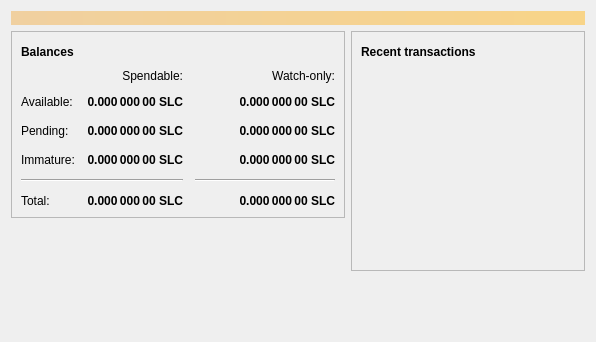
<?xml version="1.0" encoding="UTF-8"?>
<ui version="4.0">
 <class>OverviewPage</class>
 <widget class="QWidget" name="OverviewPage">
  <property name="geometry">
   <rect>
    <x>0</x>
    <y>0</y>
    <width>596</width>
    <height>342</height>
   </rect>
  </property>
  <property name="windowTitle">
   <string>Form</string>
  </property>
  <layout class="QVBoxLayout" name="topLayout">
   <item>
    <widget class="QLabel" name="labelAlerts">
     <property name="visible">
      <bool>false</bool>
     </property>
     <property name="styleSheet">
      <string notr="true">QLabel { background-color: qlineargradient(x1: 0, y1: 0, x2: 1, y2: 0, stop:0 #F0D0A0, stop:1 #F8D488); color:#000000; }</string>
     </property>
     <property name="wordWrap">
      <bool>true</bool>
     </property>
     <property name="margin">
      <number>3</number>
     </property>
     <property name="textInteractionFlags">
      <set>Qt::TextSelectableByMouse</set>
     </property>
    </widget>
   </item>
   <item>
    <layout class="QHBoxLayout" name="horizontalLayout" stretch="1,1">
     <item>
      <layout class="QVBoxLayout" name="verticalLayout_2">
       <item>
        <widget class="QFrame" name="frame">
         <property name="frameShape">
          <enum>QFrame::StyledPanel</enum>
         </property>
         <property name="frameShadow">
          <enum>QFrame::Raised</enum>
         </property>
         <layout class="QVBoxLayout" name="verticalLayout_4">
          <item>
           <layout class="QHBoxLayout" name="horizontalLayout_4">
            <item>
             <widget class="QLabel" name="label_5">
              <property name="font">
               <font>
                <weight>75</weight>
                <bold>true</bold>
               </font>
              </property>
              <property name="text">
               <string>Balances</string>
              </property>
             </widget>
            </item>
            <item>
             <widget class="QPushButton" name="labelWalletStatus">
              <property name="enabled">
               <bool>true</bool>
              </property>
              <property name="maximumSize">
               <size>
                <width>30</width>
                <height>16777215</height>
               </size>
              </property>
              <property name="toolTip">
               <string>The displayed information may be out of date. Your wallet automatically synchronizes with the Bitcoin network after a connection is established, but this process has not completed yet.</string>
              </property>
              <property name="text">
               <string/>
              </property>
              <property name="icon">
               <iconset resource="../bitcoin.qrc">
                <normaloff>:/icons/warning</normaloff>
                <disabledoff>:/icons/warning</disabledoff>:/icons/warning</iconset>
              </property>
              <property name="iconSize">
               <size>
                <width>24</width>
                <height>24</height>
               </size>
              </property>
              <property name="flat">
               <bool>true</bool>
              </property>
             </widget>
            </item>
            <item>
             <spacer name="horizontalSpacer_3">
              <property name="orientation">
               <enum>Qt::Horizontal</enum>
              </property>
              <property name="sizeHint" stdset="0">
               <size>
                <width>40</width>
                <height>20</height>
               </size>
              </property>
             </spacer>
            </item>
           </layout>
          </item>
          <item>
           <layout class="QGridLayout" name="gridLayout">
            <property name="spacing">
             <number>12</number>
            </property>
            <item row="2" column="2">
             <widget class="QLabel" name="labelWatchPending">
              <property name="font">
               <font>
                <weight>75</weight>
                <bold>true</bold>
               </font>
              </property>
              <property name="cursor">
               <cursorShape>IBeamCursor</cursorShape>
              </property>
              <property name="toolTip">
               <string>Unconfirmed transactions to watch-only addresses</string>
              </property>
              <property name="text">
               <string notr="true">0.000 000 00 SLC</string>
              </property>
              <property name="alignment">
               <set>Qt::AlignRight|Qt::AlignTrailing|Qt::AlignVCenter</set>
              </property>
              <property name="textInteractionFlags">
               <set>Qt::LinksAccessibleByMouse|Qt::TextSelectableByKeyboard|Qt::TextSelectableByMouse</set>
              </property>
             </widget>
            </item>
            <item row="2" column="1">
             <widget class="QLabel" name="labelUnconfirmed">
              <property name="font">
               <font>
                <weight>75</weight>
                <bold>true</bold>
               </font>
              </property>
              <property name="cursor">
               <cursorShape>IBeamCursor</cursorShape>
              </property>
              <property name="toolTip">
               <string>Total of transactions that have yet to be confirmed, and do not yet count toward the spendable balance</string>
              </property>
              <property name="text">
               <string notr="true">0.000 000 00 SLC</string>
              </property>
              <property name="alignment">
               <set>Qt::AlignRight|Qt::AlignTrailing|Qt::AlignVCenter</set>
              </property>
              <property name="textInteractionFlags">
               <set>Qt::LinksAccessibleByMouse|Qt::TextSelectableByKeyboard|Qt::TextSelectableByMouse</set>
              </property>
             </widget>
            </item>
            <item row="3" column="2">
             <widget class="QLabel" name="labelWatchImmature">
              <property name="font">
               <font>
                <weight>75</weight>
                <bold>true</bold>
               </font>
              </property>
              <property name="cursor">
               <cursorShape>IBeamCursor</cursorShape>
              </property>
              <property name="toolTip">
               <string>Mined balance in watch-only addresses that has not yet matured</string>
              </property>
              <property name="text">
               <string notr="true">0.000 000 00 SLC</string>
              </property>
              <property name="alignment">
               <set>Qt::AlignRight|Qt::AlignTrailing|Qt::AlignVCenter</set>
              </property>
              <property name="textInteractionFlags">
               <set>Qt::LinksAccessibleByMouse|Qt::TextSelectableByKeyboard|Qt::TextSelectableByMouse</set>
              </property>
             </widget>
            </item>
            <item row="4" column="0" colspan="2">
             <widget class="Line" name="line">
              <property name="orientation">
               <enum>Qt::Horizontal</enum>
              </property>
             </widget>
            </item>
            <item row="4" column="2">
             <widget class="Line" name="lineWatchBalance">
              <property name="sizePolicy">
               <sizepolicy hsizetype="Preferred" vsizetype="Fixed">
                <horstretch>0</horstretch>
                <verstretch>0</verstretch>
               </sizepolicy>
              </property>
              <property name="minimumSize">
               <size>
                <width>140</width>
                <height>0</height>
               </size>
              </property>
              <property name="orientation">
               <enum>Qt::Horizontal</enum>
              </property>
             </widget>
            </item>
            <item row="5" column="0">
             <widget class="QLabel" name="labelTotalText">
              <property name="text">
               <string>Total:</string>
              </property>
             </widget>
            </item>
            <item row="3" column="1">
             <widget class="QLabel" name="labelImmature">
              <property name="font">
               <font>
                <weight>75</weight>
                <bold>true</bold>
               </font>
              </property>
              <property name="cursor">
               <cursorShape>IBeamCursor</cursorShape>
              </property>
              <property name="toolTip">
               <string>Mined balance that has not yet matured</string>
              </property>
              <property name="text">
               <string notr="true">0.000 000 00 SLC</string>
              </property>
              <property name="alignment">
               <set>Qt::AlignRight|Qt::AlignTrailing|Qt::AlignVCenter</set>
              </property>
              <property name="textInteractionFlags">
               <set>Qt::LinksAccessibleByMouse|Qt::TextSelectableByKeyboard|Qt::TextSelectableByMouse</set>
              </property>
             </widget>
            </item>
            <item row="2" column="3">
             <spacer name="horizontalSpacer_2">
              <property name="orientation">
               <enum>Qt::Horizontal</enum>
              </property>
              <property name="sizeHint" stdset="0">
               <size>
                <width>40</width>
                <height>20</height>
               </size>
              </property>
             </spacer>
            </item>
            <item row="3" column="0">
             <widget class="QLabel" name="labelImmatureText">
              <property name="text">
               <string>Immature:</string>
              </property>
             </widget>
            </item>
            <item row="5" column="1">
             <widget class="QLabel" name="labelTotal">
              <property name="font">
               <font>
                <weight>75</weight>
                <bold>true</bold>
               </font>
              </property>
              <property name="cursor">
               <cursorShape>IBeamCursor</cursorShape>
              </property>
              <property name="toolTip">
               <string>Your current total balance</string>
              </property>
              <property name="text">
               <string notr="true">0.000 000 00 SLC</string>
              </property>
              <property name="alignment">
               <set>Qt::AlignRight|Qt::AlignTrailing|Qt::AlignVCenter</set>
              </property>
              <property name="textInteractionFlags">
               <set>Qt::LinksAccessibleByMouse|Qt::TextSelectableByKeyboard|Qt::TextSelectableByMouse</set>
              </property>
             </widget>
            </item>
            <item row="5" column="2">
             <widget class="QLabel" name="labelWatchTotal">
              <property name="font">
               <font>
                <weight>75</weight>
                <bold>true</bold>
               </font>
              </property>
              <property name="cursor">
               <cursorShape>IBeamCursor</cursorShape>
              </property>
              <property name="toolTip">
               <string>Current total balance in watch-only addresses</string>
              </property>
              <property name="text">
               <string notr="true">0.000 000 00 SLC</string>
              </property>
              <property name="alignment">
               <set>Qt::AlignRight|Qt::AlignTrailing|Qt::AlignVCenter</set>
              </property>
              <property name="textInteractionFlags">
               <set>Qt::LinksAccessibleByMouse|Qt::TextSelectableByKeyboard|Qt::TextSelectableByMouse</set>
              </property>
             </widget>
            </item>
            <item row="0" column="2">
             <widget class="QLabel" name="labelWatchonly">
              <property name="text">
               <string>Watch-only:</string>
              </property>
              <property name="alignment">
               <set>Qt::AlignRight|Qt::AlignTrailing|Qt::AlignVCenter</set>
              </property>
             </widget>
            </item>
            <item row="1" column="0">
             <widget class="QLabel" name="labelBalanceText">
              <property name="text">
               <string>Available:</string>
              </property>
             </widget>
            </item>
            <item row="1" column="1">
             <widget class="QLabel" name="labelBalance">
              <property name="font">
               <font>
                <weight>75</weight>
                <bold>true</bold>
               </font>
              </property>
              <property name="cursor">
               <cursorShape>IBeamCursor</cursorShape>
              </property>
              <property name="toolTip">
               <string>Your current spendable balance</string>
              </property>
              <property name="text">
               <string notr="true">0.000 000 00 SLC</string>
              </property>
              <property name="alignment">
               <set>Qt::AlignRight|Qt::AlignTrailing|Qt::AlignVCenter</set>
              </property>
              <property name="textInteractionFlags">
               <set>Qt::LinksAccessibleByMouse|Qt::TextSelectableByKeyboard|Qt::TextSelectableByMouse</set>
              </property>
             </widget>
            </item>
            <item row="1" column="2">
             <widget class="QLabel" name="labelWatchAvailable">
              <property name="font">
               <font>
                <weight>75</weight>
                <bold>true</bold>
               </font>
              </property>
              <property name="cursor">
               <cursorShape>IBeamCursor</cursorShape>
              </property>
              <property name="toolTip">
               <string>Your current balance in watch-only addresses</string>
              </property>
              <property name="text">
               <string notr="true">0.000 000 00 SLC</string>
              </property>
              <property name="alignment">
               <set>Qt::AlignRight|Qt::AlignTrailing|Qt::AlignVCenter</set>
              </property>
              <property name="textInteractionFlags">
               <set>Qt::LinksAccessibleByMouse|Qt::TextSelectableByKeyboard|Qt::TextSelectableByMouse</set>
              </property>
             </widget>
            </item>
            <item row="2" column="0">
             <widget class="QLabel" name="labelPendingText">
              <property name="text">
               <string>Pending:</string>
              </property>
             </widget>
            </item>
            <item row="0" column="1">
             <widget class="QLabel" name="labelSpendable">
              <property name="text">
               <string>Spendable:</string>
              </property>
              <property name="alignment">
               <set>Qt::AlignRight|Qt::AlignTrailing|Qt::AlignVCenter</set>
              </property>
             </widget>
            </item>
           </layout>
          </item>
         </layout>
        </widget>
       </item>
       <item>
        <spacer name="verticalSpacer">
         <property name="orientation">
          <enum>Qt::Vertical</enum>
         </property>
         <property name="sizeHint" stdset="0">
          <size>
           <width>20</width>
           <height>40</height>
          </size>
         </property>
        </spacer>
       </item>
      </layout>
     </item>
     <item>
      <layout class="QVBoxLayout" name="verticalLayout_3">
       <item>
        <widget class="QFrame" name="frame_2">
         <property name="frameShape">
          <enum>QFrame::StyledPanel</enum>
         </property>
         <property name="frameShadow">
          <enum>QFrame::Raised</enum>
         </property>
         <layout class="QVBoxLayout" name="verticalLayout">
          <item>
           <layout class="QHBoxLayout" name="horizontalLayout_2">
            <item>
             <widget class="QLabel" name="label_4">
              <property name="font">
               <font>
                <weight>75</weight>
                <bold>true</bold>
               </font>
              </property>
              <property name="text">
               <string>Recent transactions</string>
              </property>
             </widget>
            </item>
            <item>
             <widget class="QPushButton" name="labelTransactionsStatus">
              <property name="enabled">
               <bool>true</bool>
              </property>
              <property name="maximumSize">
               <size>
                <width>30</width>
                <height>16777215</height>
               </size>
              </property>
              <property name="toolTip">
               <string>The displayed information may be out of date. Your wallet automatically synchronizes with the Bitcoin network after a connection is established, but this process has not completed yet.</string>
              </property>
              <property name="text">
               <string/>
              </property>
              <property name="icon">
               <iconset resource="../bitcoin.qrc">
                <normaloff>:/icons/warning</normaloff>
                <disabledoff>:/icons/warning</disabledoff>:/icons/warning</iconset>
              </property>
              <property name="iconSize">
               <size>
                <width>24</width>
                <height>24</height>
               </size>
              </property>
              <property name="flat">
               <bool>true</bool>
              </property>
             </widget>
            </item>
            <item>
             <spacer name="horizontalSpacer">
              <property name="orientation">
               <enum>Qt::Horizontal</enum>
              </property>
              <property name="sizeHint" stdset="0">
               <size>
                <width>40</width>
                <height>20</height>
               </size>
              </property>
             </spacer>
            </item>
           </layout>
          </item>
          <item>
           <widget class="QListView" name="listTransactions">
            <property name="styleSheet">
             <string notr="true">QListView { background: transparent; }</string>
            </property>
            <property name="frameShape">
             <enum>QFrame::NoFrame</enum>
            </property>
            <property name="verticalScrollBarPolicy">
             <enum>Qt::ScrollBarAlwaysOff</enum>
            </property>
            <property name="horizontalScrollBarPolicy">
             <enum>Qt::ScrollBarAlwaysOff</enum>
            </property>
            <property name="selectionMode">
             <enum>QAbstractItemView::NoSelection</enum>
            </property>
           </widget>
          </item>
         </layout>
        </widget>
       </item>
       <item>
        <spacer name="verticalSpacer_2">
         <property name="orientation">
          <enum>Qt::Vertical</enum>
         </property>
         <property name="sizeHint" stdset="0">
          <size>
           <width>20</width>
           <height>40</height>
          </size>
         </property>
        </spacer>
       </item>
      </layout>
     </item>
    </layout>
   </item>
  </layout>
 </widget>
 <resources/>
 <connections/>
</ui>
